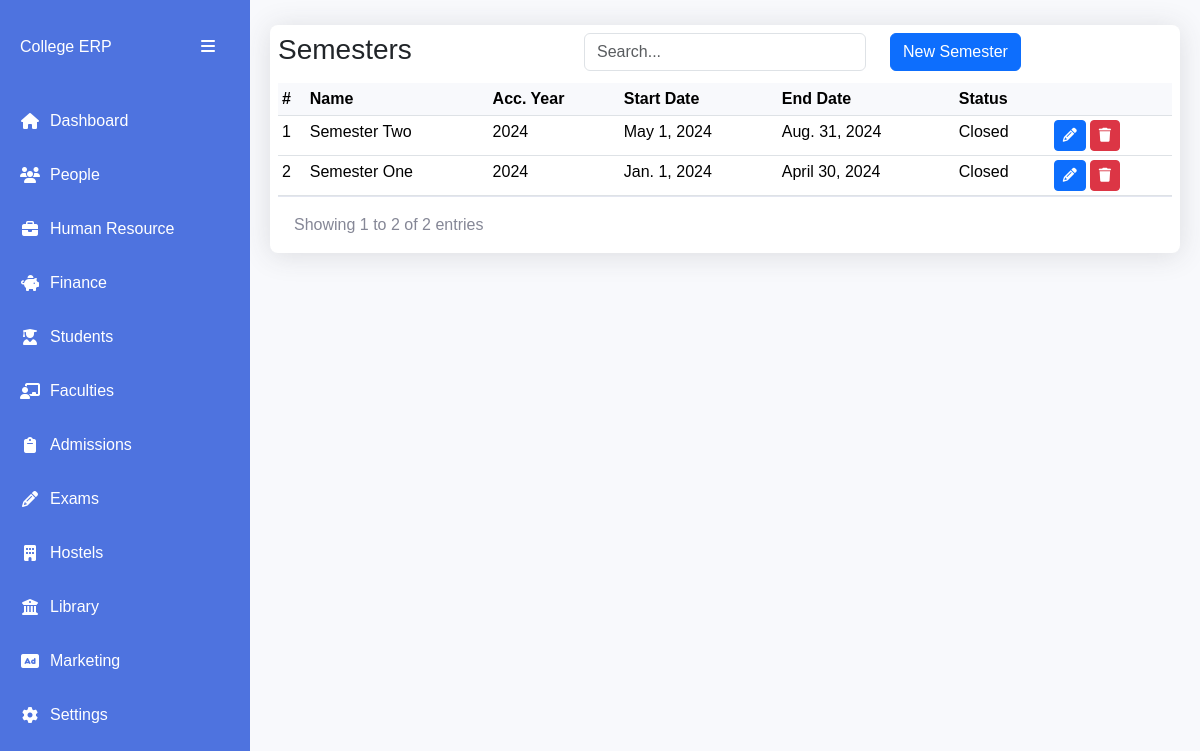
The page /schools/semesters/ on the database as committed earlier.
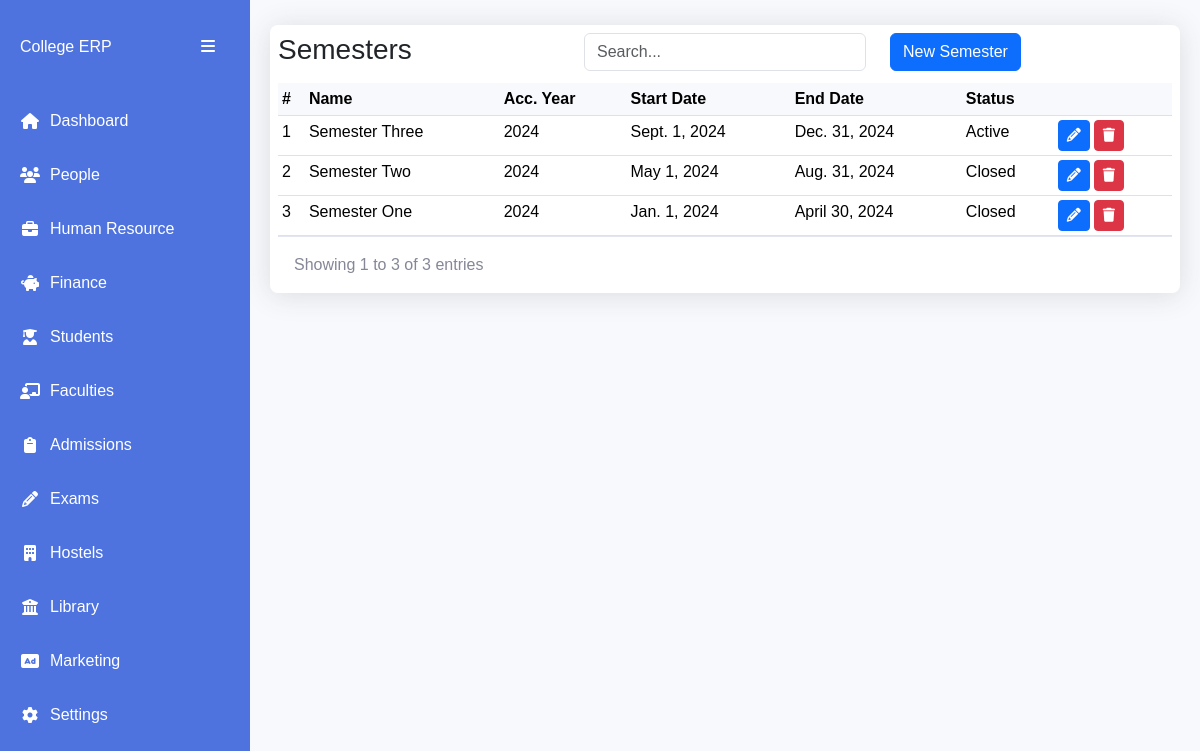
The same page on the database as committed later.
### apps/schools/models.py (models this page shows)
class Semester(AbsoluteBaseModel):
    name = models.CharField(max_length=255, choices=SEMESTER_TYPES, null=True)
    academic_year = models.CharField(max_length=255)
    start_date = models.DateField(null=True)
    end_date = models.DateField(null=True)
    status = models.CharField(
        max_length=255, choices=[("Active", "Active"), ("Closed", "Closed")], null=True
    )
    def __str__(self):
        return self.name

### apps/schools/views.py (the view)
# urls.py: path("semesters/", SemestersListView.as_view(), name="semesters"),
class SemestersListView(ListView):
    model = Semester
    template_name = "semesters/semesters.html"
    context_object_name = "semesters"
    paginate_by = 8
    def get_queryset(self):
        queryset = super().get_queryset()
        search_query = self.request.GET.get("search", "")
        if search_query:
            queryset = queryset.filter(
                Q(id__icontains=search_query) | Q(name__icontains=search_query)
            )
        return queryset.order_by("-created_on")
    def get_context_data(self, **kwargs):
        context = super().get_context_data(**kwargs)
        context["search_query"] = self.request.GET.get("search", "")
        context["semester_statuses"] = SEMESTER_STATUSES
        return context

### templates/semesters/semesters.html (shortened to what this page needs)
{% extends "base1.html" %}
{% block content %}
<div class="table-card">
  <div class="row py-2 px-2">
    <div class="col">
        <h3>Semesters</h3>
    </div>
    <div class="col">
        <input type="text" class="form-control" placeholder="Search..."
        id="searchInput" value="{{ search_query }}">
    </div>
    <div class="col">
        <button class="btn btn-primary" data-bs-toggle="modal" data-bs-target="#newSemesterModal">New Semester</button>
        </div>
</div>
      <div class="table-container px-2">
        <table class="table data-table table-sm">
          <thead>
            <tr>
              <th scope="col">#</th>
              <th scope="col">Name</th>
              <th scope="col">Acc. Year</th>
              <th scope="col">Start Date</th>
              <th scope="col">End Date</th>
              <th scope="col">Status</th>
              <th scope="col"></th>
            </tr>
          </thead>
          <tbody>
            {% for semester in page_obj %}
            <tr>
              <td>{{forloop.counter}}</td>
              <td>{{semester.name}}</td>
              <td>{{semester.academic_year}}</td>
              <td>{{semester.start_date}}</td>
              <td>{{semester.end_date}}</td>
              <td>{{semester.status}}</td>
              <td>
                <div class="d-flex gap-1">
                  <a class="btn btn-primary btn-sm" data-bs-toggle="modal" data-bs-target="#editSemesterModal{{ semester.id }}">
                    <i class="fas fa-pencil"></i>
                  </a>
                  <a class="btn btn-danger btn-sm" data-bs-toggle="modal" data-bs-target="#deleteSemesterModal{{ semester.id }}">
                    <i class="fas fa-trash"></i>
                  </a>
                </div>
              </td>
            </tr>
            {% endfor %}
          </tbody>
        </table>
        <div class="table-footer">
          <div class="page-info">
              Showing
              {{ page_obj.start_index }}
              to
              {{ page_obj.end_index }}
              of
              {{ paginator.count }}
              entries
          </div>
      </div>
      </div>
{% endblock content %}

Rows that differ between the two databases and show on the page:
added Semester: name "Semester Three", academic_year "2024", start_date "Sept. 1, 2024", end_date "Dec. 31, 2024", status "Active"
Other text that changed with them:
{{ page_obj.end_index }}: "2" → "3"
{{ paginator.count }}: "2" → "3"
